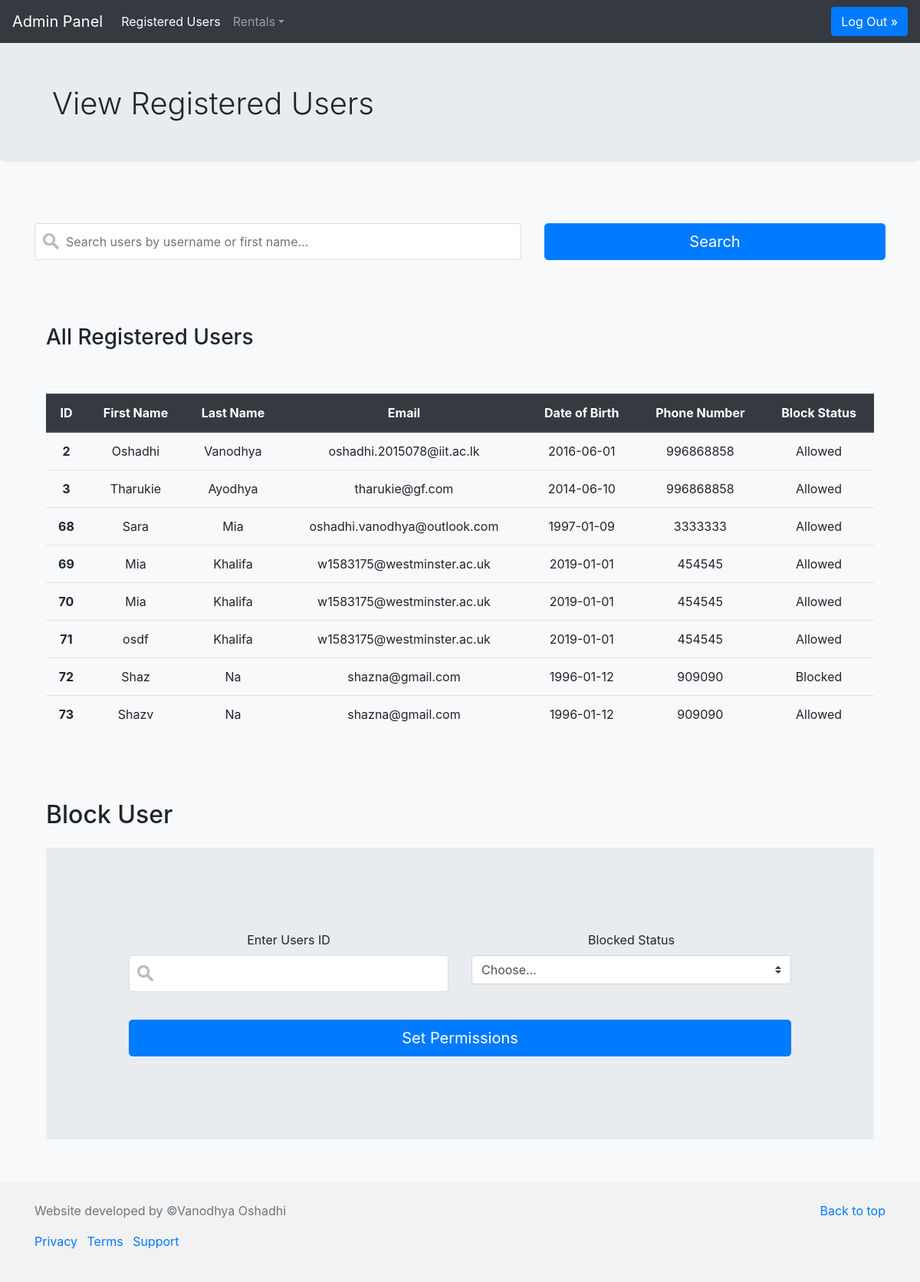
Screenshot of /viewregisteredusers.php with the database file from the repository.
### tables this page shows
CREATE TABLE `users` (
  `users_id` int(5) NOT NULL,
  `username` varchar(30) NOT NULL,
  `password` varchar(30) NOT NULL,
  `firstName` char(100) NOT NULL,
  `lastName` char(100) DEFAULT NULL,
  `email` varchar(30) NOT NULL,
  `DOB` date DEFAULT NULL,
  `phoneNumber` int(10) NOT NULL,
  `address` char(35) NOT NULL,
  `country` varchar(15) NOT NULL,
  `state` varchar(15) NOT NULL,
  `zip` varchar(5) DEFAULT NULL,
  `isMember` tinyint(1) DEFAULT '1',
  `isAdmin` tinyint(1) DEFAULT '0'
);

### database.php (called while the page is built, shortened)
<?php
	class MySQLDatabase{
    private $connection;
    public function open_connection() {
        $this->connection = mysqli_connect(DB_SERVER, DB_USERNAME, DB_PASSWORD, DB_DATABASE);
    }
    public function query($sql){
        $result = mysqli_query($this->connection, $sql);
        return $result;
    }
    }
 $database = new MySQLDatabase();
?>

### class.Users.php (the view, shortened to what this page needs)
<?php
require_once ("database.php");
class Users{
	public function viewregisteredusers() {
		global $database;
		$sql5 = "SELECT users_id,firstName,lastName,email,DOB,phoneNumber,isMember FROM users WHERE isAdmin = 0 ";
		$result =  $database->query($sql5);
		if ($result->num_rows > 0) {
			while($row = $result->fetch_assoc()) {
				echo "<tr>";
				echo "<th>". $row["users_id"]."</th>";
				echo "<td>". $row["firstName"]."</td>";
				echo "<td>". $row["lastName"]."</td>";
				echo "<td>". $row["email"]."</td>";
				echo "<td>". $row["DOB"]."</td>";
				echo "<td>". $row["phoneNumber"]."</td>";
				echo "<td>";
				switch ($row["isMember"])
				{
					case 1 :
					echo "Allowed";
					break;
					case 0 :
					echo "Blocked";
				}
				echo "</td>";
				echo "</tr>";
			}
			echo "</tbody></table>";
		} else {
			echo "No";
		}
	}
}

### rows the page displays
users: users_id "2", firstName "Oshadhi", lastName "Vanodhya", email "oshadhi.2015078@iit.ac.lk", DOB "2016-06-01", phoneNumber "996868858", isMember "Allowed"
users: users_id "3", firstName "Tharukie", lastName "Ayodhya", email "tharukie@gf.com", DOB "2014-06-10", phoneNumber "996868858", isMember "Allowed"
users: users_id "68", firstName "Sara", lastName "Mia", email "oshadhi.vanodhya@outlook.com", DOB "1997-01-09", phoneNumber "3333333", isMember "Allowed"
users: users_id "69", firstName "Mia", lastName "Khalifa", email "w1583175@westminster.ac.uk", DOB "2019-01-01", phoneNumber "454545", isMember "Allowed"
users: users_id "70", firstName "Mia", lastName "Khalifa", email "w1583175@westminster.ac.uk", DOB "2019-01-01", phoneNumber "454545", isMember "Allowed"
users: users_id "71", firstName "osdf", lastName "Khalifa", email "w1583175@westminster.ac.uk", DOB "2019-01-01", phoneNumber "454545", isMember "Allowed"
users: users_id "72", firstName "Shaz", lastName "Na", email "shazna@gmail.com", DOB "1996-01-12", phoneNumber "909090", isMember "Blocked"
users: users_id "73", firstName "Shazv", lastName "Na", email "shazna@gmail.com", DOB "1996-01-12", phoneNumber "909090", isMember "Allowed"
